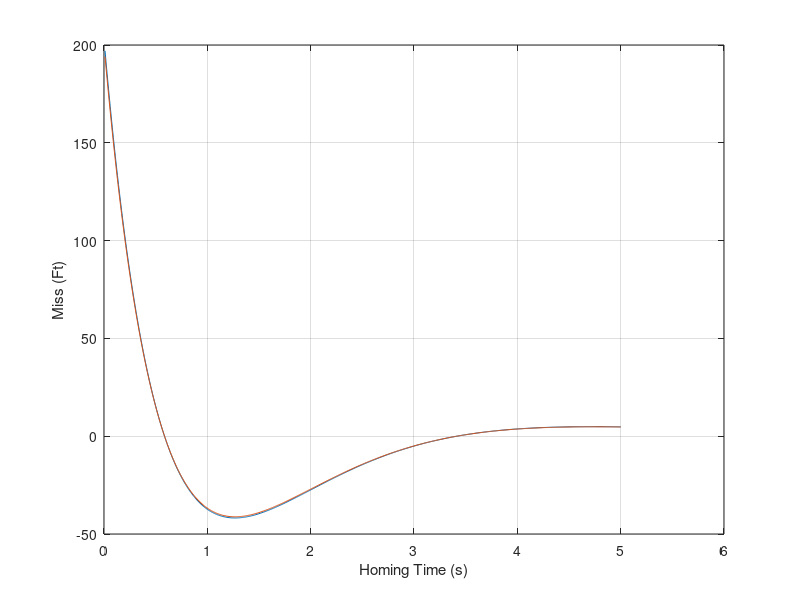

Write MATLAB code to recreate this figure.
clear all
n=0;
XNP=3.;
TAU=1.;
TF=5.;
DISP=200.;
VM=3000.;
HE=-DISP/VM;
T=0.;
S=0.;
TP=T+.00001;
X1=0;
X2=0;
X3=1;
X4=0;
H=.01;
while ~(TP>(TF-.00001))
	S=S+H;
	X1OLD=X1;
	X2OLD=X2;
	X3OLD=X3;
	X4OLD=X4;
	STEP=1;
	FLAG=0;
	while STEP<=1
      		if FLAG==1
         		STEP=2;
			X1=X1+H*X1D;
			X2=X2+H*X2D;
			X3=X3+H*X3D;
			X4=X4+H*X4D;
			TP=TP+H;
		end
		X1D=X2;
		X2D=X3;
		Y1=(X4-X2)/TAU;
		TGO=TP+.00001;
        X3D=XNP*Y1/TGO;
        X4D=-Y1;
		FLAG=1;
	end
	FLAG=0;
	X1=(X1OLD+X1)/2+.5*H*X1D;
	X2=(X2OLD+X2)/2+.5*H*X2D;
	X3=(X3OLD+X3)/2+.5*H*X3D;
	X4=(X4OLD+X4)/2+.5*H*X4D;
	if S<.09999
		S=0.;
		XMY=DISP*X3;
        X=TGO/TAU;
        THEORY=DISP*exp(-X)*(1.-2.*X+.5*X*X);
		n=n+1;
		ArrayTP(n)=TP;
		ArrayXMY(n)=XMY;
		ArrayTHEORY(n)=THEORY;
	end	
end
figure
plot(ArrayTP,ArrayXMY,ArrayTP,ArrayTHEORY),grid
xlabel('Homing Time (s)')
ylabel('Miss (Ft)')
clc
output=[ArrayTP',ArrayXMY',ArrayTHEORY'];
save datfil.txt output  -ascii
disp 'simulation finished'
